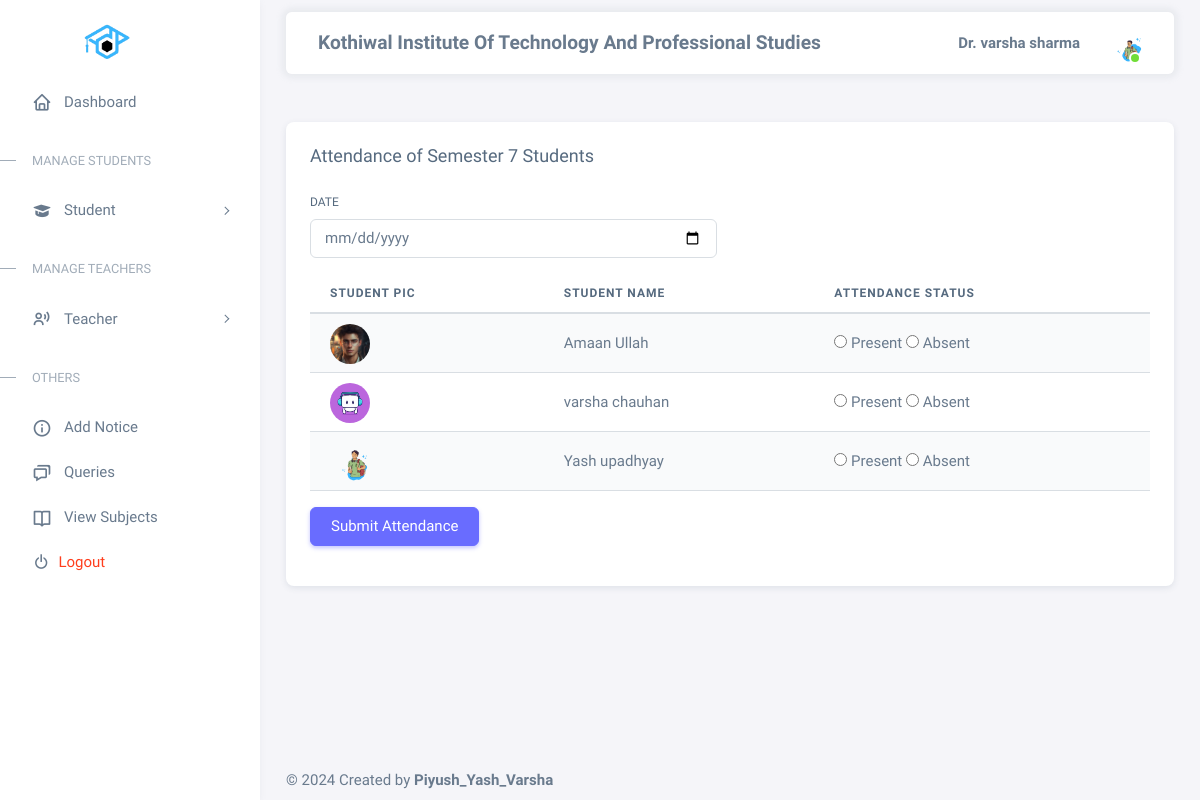
The page /mark_attendance/ (signed in) on the database its author committed.
### asms_app/models.py (models this page shows, shortened)
class Teacher(models.Model):
    teacher = models.BooleanField(default=True)
    utype = models.CharField(max_length=20,default='Teacher')
    username = models.CharField(max_length=100, primary_key=True)
    name = models.CharField(max_length=50)
    email = models.CharField(max_length=50)
    tclass = models.CharField(max_length=50)
    pic = models.FileField(max_length=100, upload_to='Teacher/' , default="")
    password = models.CharField(max_length=32, default="Teaceher")
    phone = models.CharField(max_length=14)
    tsalary = models.CharField(max_length=50)
    address = models.TextField()
    qualification = models.CharField(max_length=50)
    experience = models.CharField(max_length=50)
    created = models.DateTimeField(auto_now=True)
    class Meta:
        ordering = ['-created']

class Student(models.Model):
    student = models.BooleanField(default=True)
    utype = models.CharField(max_length=20,default='Student')
    username = models.CharField(max_length=100, primary_key=True)
    name = models.CharField(max_length=50)
    sfee = models.IntegerField()
    balance = models.IntegerField(default=0)
    sclass = models.CharField(max_length=50)
    fathers_name = models.CharField(max_length=50)
    DoB = models.DateField()
    fathers_phone = models.CharField(max_length=50)
    email = models.CharField(max_length=50)
    phone = models.CharField(max_length=14)
    password = models.CharField(max_length=32, default="Student")
    address = models.TextField()
    pic = models.FileField(max_length=100, upload_to='Student/')
    created = models.DateTimeField(auto_now=True)
    department = models.CharField(max_length=50, default='default_department')  # New field for department
    section = models.CharField(max_length=10, default='default_section')
    class Meta:
        ordering = ['-created']

### asms_app/views.py (the view, shortened to what this page needs)
# urls.py: path('mark_attendance/', mark_attendance, name='mark_attendance'),
def mark_attendance(request):
    key = request.session.get('session_key')
    user = None
    if key:
        try:
            user = Teacher.objects.get(username=key)
        except Teacher.DoesNotExist:
            return redirect('home')
    selected_date = request.GET.get('date') or datetime.now().date()
    students = Student.objects.filter(sclass=user.tclass)
    return render(request, 'mark_attendance.html', {'user': user, 'students': students, 'selected_date': selected_date})

### asms_app/templates/mark_attendance.html (shortened to what this page needs)
{% extends 'base.html' %}
{% block content %}
<div class="container mt-5">
    <form method="POST">
        <div class="row">
            <div class="col-md-12">
                <div class="card mb-4">
                    <h5 class="card-header">Attendance of Semester {{ user.tclass }} Students</h5>
                    <div class="card-body">
                        <div class="row mb-3">
                            <div class="col-md-6">
                                <label for="date" class="form-label">Date</label>
                                <input type="date" class="form-control" id="date" name="date" required>
                            </div>
                        </div>
                        <div class="table-responsive">
                            <table class="table table-striped">
                                <thead>
                                    <tr>
                                        <th>Student Pic</th>
                                        <th>Student Name</th>
                                        <th>Attendance Status</th>
                                    </tr>
                                </thead>
                                <tbody>
                                    {% for student in students %}
                                    <tr>
                                        <td><div class="flex-shrink-0 me-3">
                                            <div class="avatar">
                                              <img src="{{student.pic.url}}" alt class="w-px-40 h-auto rounded-circle" />
                                            </div>
                                          </div></td>
                                        <td>{{ student.name }}</td>
                                        <td>
                                            <input type="radio" name="attendance[{{ student.username }}]" value="True"> Present
                                            <input type="radio" name="attendance[{{ student.username }}]" value="False"> Absent
                                        </td>
                                    </tr>
                                    {%empty%}
                                    <tr>
                                        <th>No Students in Class {{user.tclass}}</th>
                                    </tr>
                                    {% endfor %}
                                </tbody>
                            </table>
                        </div>
                        <div class="row my-3">
                            <div class="col-md-12">
                                <button type="submit" class="btn btn-primary">Submit Attendance</button>
                            </div>
                        </div>
                    </div>
                </div>
            </div>
        </div>
    </form>
</div>
{% endblock %}

### asms_app/templates/dashboard.html (shortened to what this page needs)
{%load static%}
<div class="layout-wrapper layout-content-navbar">
    <div class="layout-container">
<aside id="layout-menu" class="layout-menu menu-vertical menu bg-menu-theme">
    <div class="app-brand demo">
      <img src="{%static 'images/ERPlogo.png'%}" style="height: 150px; width: 150px;" alt="">
    </div>
    <ul class="menu-inner py-1">
        <li class="menu-item active">
            <a href="/dashboard/" class="menu-link">
                <i class="menu-icon tf-icons bx bx-home"></i>
                <div data-i18n="Analytics">Dashboard</div>
            </a>
        </li>
        <li class="menu-header small text-uppercase"><span class="menu-header-text">Manage Students</span></li>
        <li class="menu-item">
            <a href="javascript:void(0);" class="menu-link menu-toggle">
                <i class="menu-icon tf-icons bx bxs-graduation"></i>
                <div data-i18n="Layouts">Student</div>
            </a>
        </li>
        <li class="menu-header small text-uppercase"><span class="menu-header-text">Manage Teachers</span></li>
        <li class="menu-item">
            <a href="javascript:void(0);" class="menu-link menu-toggle">
                <i class="menu-icon tf-icons bx bx-user-voice"></i>
                <div data-i18n="Layouts">Teacher</div>
            </a>
        </li>
        <li class="menu-header small text-uppercase"><span class="menu-header-text">Others</span></li>
        {%if user.student%}
        <li class="menu-item">
          <a href="/view_notice/" class="menu-link">
              <i class="menu-icon tf-icons bx bx-info-circle"></i>
              <div data-i18n="Basic">View Notice</div>
          </a>
      </li>
      <li class="menu-item">
        <a href="/post_query/" class="menu-link">
          <i class="menu-icon tf-icons bx bx-message-square-dots"></i>
            <div data-i18n="Basic">Post Queries</div>
        </a>
    </li>
    <li class="menu-item">
      <a href="/all_queries/" class="menu-link">
          <i class="menu-icon tf-icons bx bx-chat"></i>
          <div data-i18n="Basic">All Queries</div>
      </a>
  </li>
        {%else%}
        <li class="menu-item">
            <a href="/notice/" class="menu-link">
                <i class="menu-icon tf-icons bx bx-info-circle"></i>
                <div data-i18n="Basic">Add Notice</div>
            </a>
        </li>
        <li class="menu-item">
          <a href="/all_queries/" class="menu-link">
              <i class="menu-icon tf-icons bx bx-chat"></i>
              <div data-i18n="Basic">Queries</div>
          </a>
      </li>
        {%endif%}
        {%if user.admin%}
        <li class="menu-item">
          <a href="/addsubjects/" class="menu-link">
              <i class="menu-icon tf-icons bx bx-book"></i>
              <div data-i18n="Basic">Add Subjects</div>
          </a>
      </li>
        <li class="menu-item">
            <a href="/funds/" class="menu-link">
                <i class="menu-icon tf-icons bx bx-rupee"></i>
                <div data-i18n="Basic">Funds</div>
            </a>
        </li>
        {%else%}
        <li class="menu-item">
          <a href="/subjects/" class="menu-link">
              <i class="menu-icon tf-icons bx bx-book-open"></i>
              <div data-i18n="Basic">View Subjects</div>
          </a>
      </li>
        {%endif%}
        <li class="menu-item">
            <a href="/logout/" target="_blank" class="menu-link">
                <i class="bx bx-power-off me-2"></i>
                <div data-i18n="Documentation" class="text-danger">Logout</div>
            </a>
        </li>
    </ul>
</aside>
      <div class="layout-page">
        <nav
          class="layout-navbar container-xxl navbar navbar-expand-xl navbar-detached align-items-center bg-navbar-theme"
          id="layout-navbar"
        >
          <div class="navbar-nav-right d-flex align-items-center" id="navbar-collapse">
            <span class="menu-text fw-bolder ms-2" style="font-size: 1.6vw;">Kothiwal Institute Of Technology And Professional Studies</span>
            <ul class="navbar-nav flex-row align-items-center ms-auto">
              <li class="nav-item lh-1 me-3">
                <p class="mt-3 fw-bolder">{{user.name}}</p>
              </li>
              <li class="nav-item navbar-dropdown dropdown-user dropdown">
                <a class="nav-link dropdown-toggle hide-arrow" href="javascript:void(0);" data-bs-toggle="dropdown">
                  <div class="avatar avatar-online">
                    <img src="{{user.pic.url}}" alt class="w-px-40 h-auto rounded-circle" />
                  </div>
                </a>
              </li>
            </ul>
          </div>
        </nav>
        <div class="content-wrapper">

### asms_app/static/assets/css/demo.css (style rules this page uses)
.menu .app-brand.demo { height: 64px; margin-top: 12px; }

### rows shown on the page
Teacher: name "Dr. varsha sharma", pic (picture), tclass "7"
Student: pic (picture), name "Amaan Ullah"
Student: pic (picture), name "varsha chauhan"
Student: pic (picture), name "Yash upadhyay"
